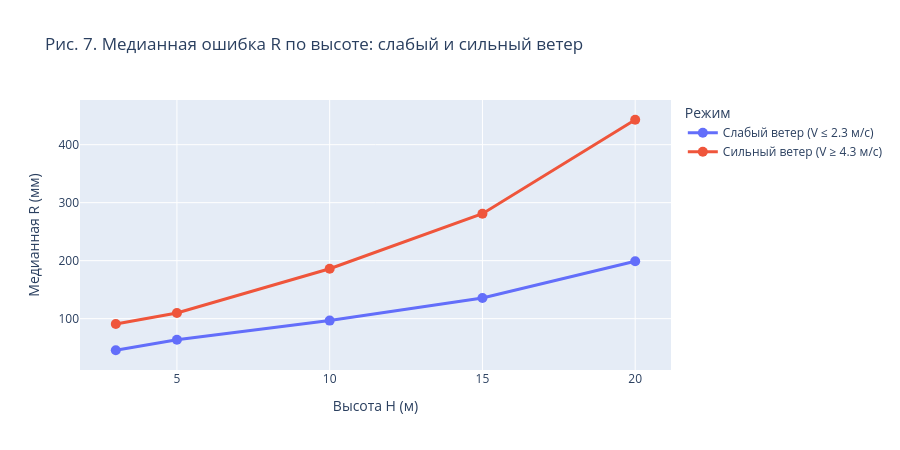

Here is the notebook cell this chart was saved with:
### Markdown cell above
### Влияние рельефа на высотах 15–20 м

Монотонный рост ошибки с высотой объясняется геометрическим рычагом, но участок 15–20 м требует отдельной проверки. Испытания проводились на территории карьера: до 10–15 м БПЛА находится внутри карьерной выемки, где рельеф частично экранирует ветровое воздействие, а при подъёме выше бровки попадает в более открытый поток.

Отсюда возникает проверяемая гипотеза: если рельеф действительно ослабляет ветер на меньших высотах, то при переходе к 20 м ошибка должна расти быстрее, а различие между слабыми и сильными ветровыми режимами должно увеличиваться. Проверим это по медианным ошибкам и по приростам между соседними высотами.

### Code cell
v_q25 = df["V"].quantile(0.25)
v_q75 = df["V"].quantile(0.75)

low_wind = df[df["V"] <= v_q25].groupby("H")["R"].median().reset_index()
low_wind.columns = ["H", "R_median"]
low_wind["Режим"] = f"Слабый ветер (V ≤ {v_q25:.1f} м/с)"

high_wind = df[df["V"] >= v_q75].groupby("H")["R"].median().reset_index()
high_wind.columns = ["H", "R_median"]
high_wind["Режим"] = f"Сильный ветер (V ≥ {v_q75:.1f} м/с)"

plateau_df = pd.concat([low_wind, high_wind])

fig = px.line(
    plateau_df, x="H", y="R_median", color="Режим",
    markers=True,
    title="Рис. 7. Медианная ошибка R по высоте: слабый и сильный ветер",
    labels={"H": "Высота H (м)", "R_median": "Медианная R (мм)"},
)
fig.update_traces(line=dict(width=3), marker=dict(size=10))
fig.update_layout(height=450)
ALL_FIGS.append(("fig_07_plateau_wind", fig))
fig.show()

### Figure 1 — Plotly figure (JSON) as saved in the notebook; plotly's stock layout.template omitted (floating-point values rounded to 4 significant figures)
{"data": [{"hovertemplate": "Режим=Слабый ветер (V ≤ 2.3 м/с)<br>Высота H (м)=%{x}<br>Медианная R (мм)=%{y}<extra></extra>", "legendgroup": "Слабый ветер (V ≤ 2.3 м/с)", "line": {"color": "#636efa", "dash": "solid", "width": 3}, "marker": {"size": 10, "symbol": "circle"}, "mode": "lines+markers", "name": "Слабый ветер (V ≤ 2.3 м/с)", "orientation": "v", "showlegend": true, "type": "scatter", "x": [3, 5, 10, 15, 20], "xaxis": "x", "y": [45.52, 63.76, 96.64, 135.6, 198.9], "yaxis": "y"}, {"hovertemplate": "Режим=Сильный ветер (V ≥ 4.3 м/с)<br>Высота H (м)=%{x}<br>Медианная R (мм)=%{y}<extra></extra>", "legendgroup": "Сильный ветер (V ≥ 4.3 м/с)", "line": {"color": "#EF553B", "dash": "solid", "width": 3}, "marker": {"size": 10, "symbol": "circle"}, "mode": "lines+markers", "name": "Сильный ветер (V ≥ 4.3 м/с)", "orientation": "v", "showlegend": true, "type": "scatter", "x": [3, 5, 10, 15, 20], "xaxis": "x", "y": [90.65, 109.8, 186.1, 280.9, 443.0], "yaxis": "y"}], "layout": {"height": 450, "legend": {"title": {"text": "Режим"}, "tracegroupgap": 0}, "title": {"text": "Рис. 7. Медианная ошибка R по высоте: слабый и сильный ветер"}, "xaxis": {"anchor": "y", "domain": [0.0, 1.0], "title": {"text": "Высота H (м)"}}, "yaxis": {"anchor": "x", "domain": [0.0, 1.0], "title": {"text": "Медианная R (мм)"}}}}
